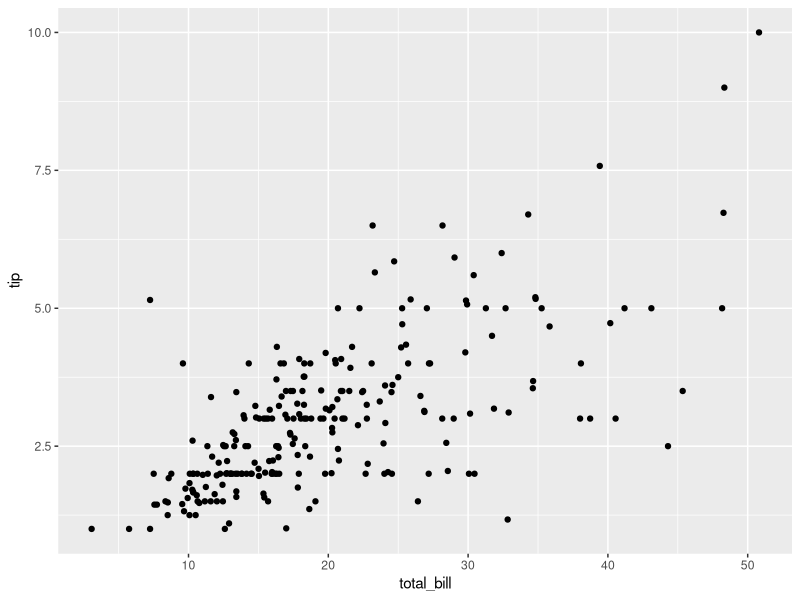
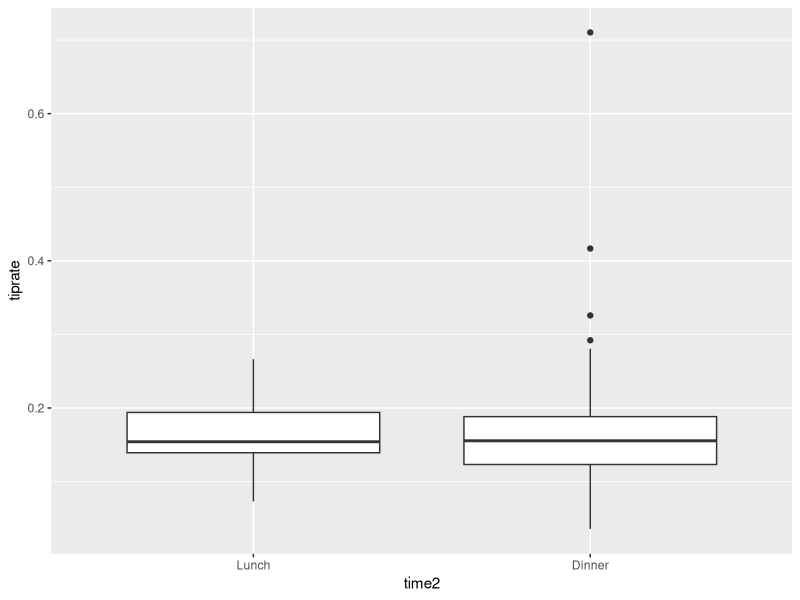
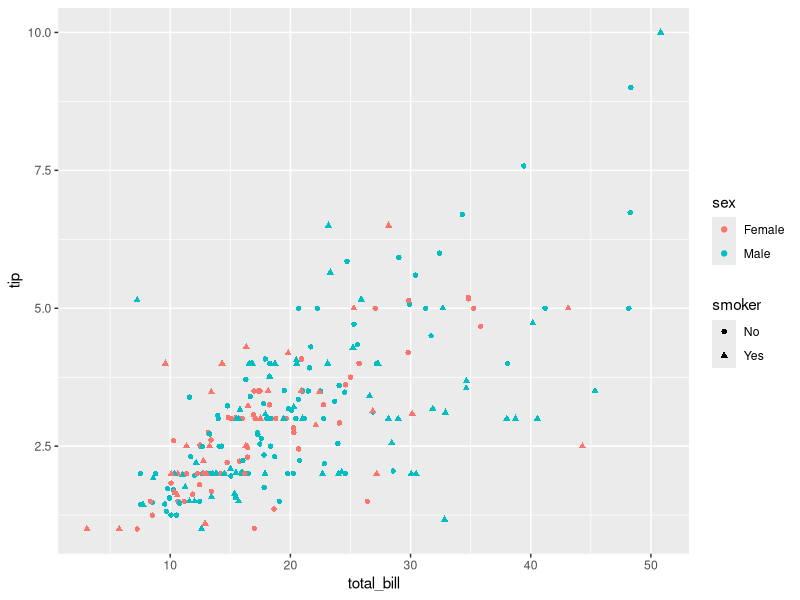
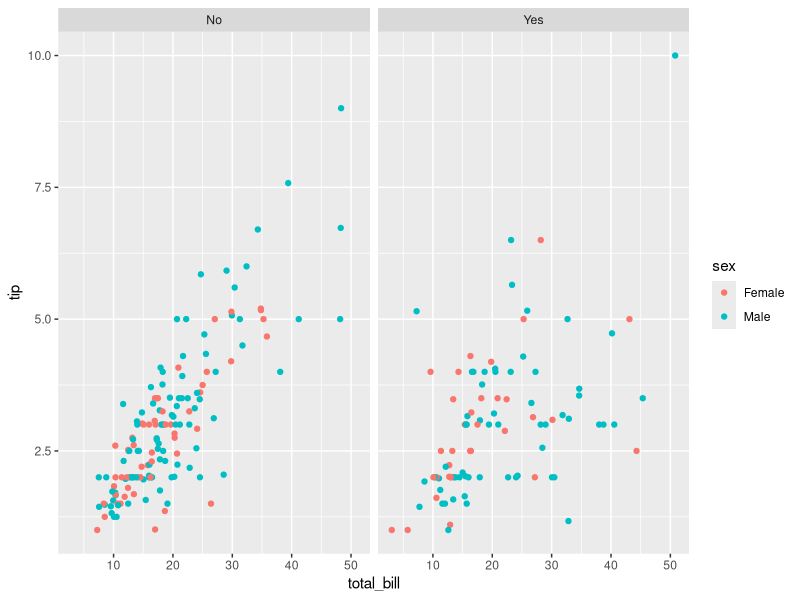
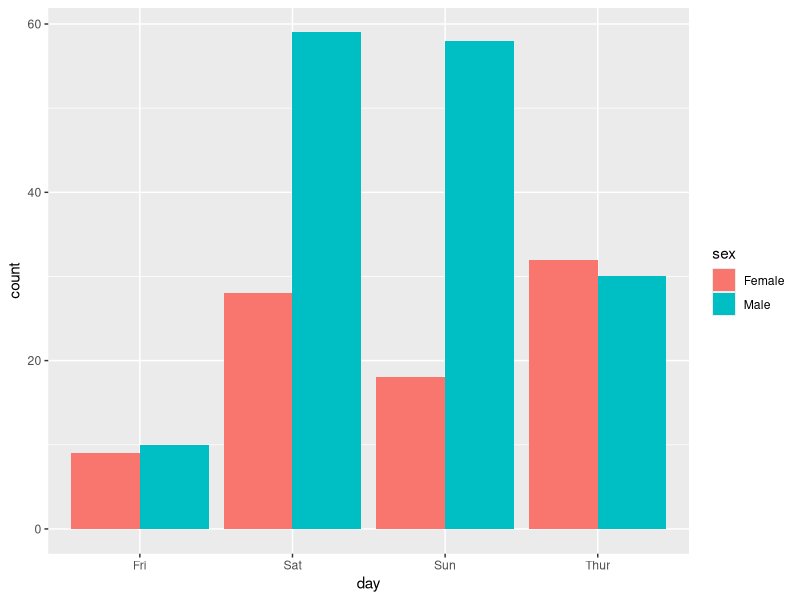

Generate these figures, in order, with R:
## ---- chunk 1
knitr::opts_chunk$set(echo = TRUE)
## ---- chunk 2
data(tips, package="reshape2")
library(ggplot2)
## ---- chunk 3
numParty <- length(tips$total_bill)
numParty
## ---- chunk 4
str(tips)
## ---- chunk 5
day <- factor(tips$day, levels=c("Thur", "Fri", "Sat", "Sun"))
day
## ---- chunk 6
female5 <- tips[tips$sex=='Female' & tips$size>=5, ]
female5
## ---- chunk 7
ggplot(tips, aes(x=total_bill, y=tip)) + geom_point()
cor(tips$total_bill, tips$tip)
## ---- chunk 8
tips$tiprate <- tips$tip / tips$total_bill
mean(tips$tiprate)
## ---- chunk 9
tips$time2 <- factor(tips$time, c("Lunch", "Dinner"))
ggplot(tips, aes(x=time2, y=tiprate)) + geom_boxplot()
## ---- chunk 10
ggplot(tips, aes(x=total_bill, y=tip, shape=smoker, color=sex)) + geom_point()
ggplot(tips, aes(x=total_bill, y=tip, color=sex)) + geom_point() + facet_wrap(~smoker)
## ---- chunk 11
ggplot(tips, aes(x=day, fill=sex)) + geom_bar(position='dodge')
